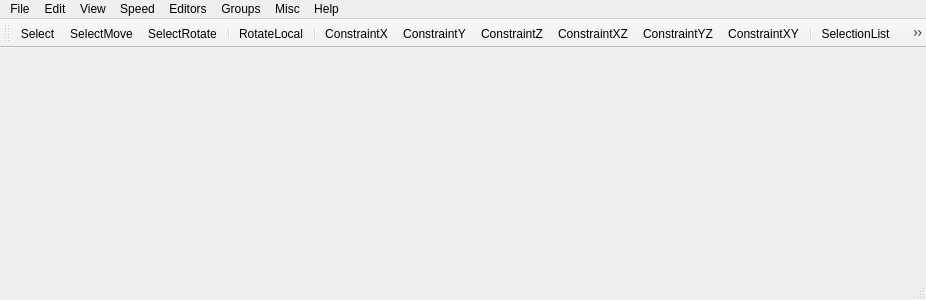
<?xml version="1.0" encoding="UTF-8"?>
<ui version="4.0">
 <class>frmFRED</class>
 <widget class="QMainWindow" name="frmFRED">
  <property name="geometry">
   <rect>
    <x>0</x>
    <y>0</y>
    <width>926</width>
    <height>300</height>
   </rect>
  </property>
  <property name="windowTitle">
   <string>qtFRED</string>
  </property>
  <widget class="QWidget" name="centralWidget"/>
  <widget class="QMenuBar" name="menuBar">
   <property name="geometry">
    <rect>
     <x>0</x>
     <y>0</y>
     <width>926</width>
     <height>21</height>
    </rect>
   </property>
   <widget class="QMenu" name="menuFile">
    <property name="title">
     <string>File</string>
    </property>
    <widget class="QMenu" name="menuSave_Format">
     <property name="title">
      <string>Save Format</string>
     </property>
     <addaction name="actionFS2_Open"/>
     <addaction name="actionFS2_Retail"/>
    </widget>
    <widget class="QMenu" name="menuImport">
     <property name="title">
      <string>Import</string>
     </property>
     <addaction name="actionFS1_Mission"/>
     <addaction name="actionFS1_Weapon_Loadouts"/>
    </widget>
    <addaction name="actionNew"/>
    <addaction name="actionOpen"/>
    <addaction name="actionSave"/>
    <addaction name="actionSave_As"/>
    <addaction name="actionRevert"/>
    <addaction name="separator"/>
    <addaction name="menuSave_Format"/>
    <addaction name="menuImport"/>
    <addaction name="separator"/>
    <addaction name="actionRun_FreeSpace_2_Open"/>
    <addaction name="separator"/>
    <addaction name="actionRecent_Files"/>
    <addaction name="separator"/>
    <addaction name="actionExit"/>
   </widget>
   <widget class="QMenu" name="menuEdit">
    <property name="title">
     <string>Edit</string>
    </property>
    <addaction name="actionUndo"/>
    <addaction name="actionDelete"/>
    <addaction name="actionDelete_Wing"/>
    <addaction name="separator"/>
    <addaction name="actionDisable_Undo"/>
   </widget>
   <widget class="QMenu" name="menuView">
    <property name="title">
     <string>View</string>
    </property>
    <widget class="QMenu" name="menuDisplay_Filter">
     <property name="title">
      <string>Display Filter</string>
     </property>
     <addaction name="actionShow_Ships"/>
     <addaction name="actionShow_Player_Starts"/>
     <addaction name="actionShow_Waypoints"/>
     <addaction name="separator"/>
     <addaction name="actionShow_Friendly"/>
     <addaction name="actionShow_Hostile"/>
    </widget>
    <widget class="QMenu" name="menuViewpoint">
     <property name="title">
      <string>Viewpoint</string>
     </property>
     <addaction name="actionCamera"/>
     <addaction name="actionCurrent_Ship"/>
    </widget>
    <addaction name="actionTool_Bar"/>
    <addaction name="actionStatus_Bar"/>
    <addaction name="separator"/>
    <addaction name="menuDisplay_Filter"/>
    <addaction name="separator"/>
    <addaction name="actionHide_Marked_Objects"/>
    <addaction name="actionShow_All_Hidden_Objects"/>
    <addaction name="separator"/>
    <addaction name="actionShow_Ship_Models"/>
    <addaction name="actionShow_Outlines"/>
    <addaction name="actionShow_Coordinates"/>
    <addaction name="actionShow_Grid_Positions"/>
    <addaction name="actionShow_Distances"/>
    <addaction name="actionShow_Model_Paths"/>
    <addaction name="actionShow_Model_Dock_Points"/>
    <addaction name="separator"/>
    <addaction name="actionShow_Grid"/>
    <addaction name="actionShow_Horizon"/>
    <addaction name="actionDouble_Fine_Gridlines"/>
    <addaction name="actionAnti_Aliased_Gridlines"/>
    <addaction name="actionShow_3D_Compass"/>
    <addaction name="actionShow_Background"/>
    <addaction name="separator"/>
    <addaction name="menuViewpoint"/>
    <addaction name="actionSave_Camera_Pos"/>
    <addaction name="actionRestore_Camera_Pos"/>
    <addaction name="separator"/>
    <addaction name="actionLighting_from_Suns"/>
   </widget>
   <widget class="QMenu" name="menuSpeed">
    <property name="title">
     <string>Speed</string>
    </property>
    <widget class="QMenu" name="menuMovement">
     <property name="title">
      <string>Movement</string>
     </property>
     <addaction name="actionx1"/>
     <addaction name="actionx2"/>
     <addaction name="actionx3"/>
     <addaction name="actionx5"/>
     <addaction name="actionx8"/>
     <addaction name="actionx10"/>
     <addaction name="actionx50"/>
     <addaction name="actionx100"/>
    </widget>
    <widget class="QMenu" name="menuRotation">
     <property name="title">
      <string>Rotation</string>
     </property>
     <addaction name="actionx1_2"/>
     <addaction name="actionx5_2"/>
     <addaction name="actionx12"/>
     <addaction name="actionx25"/>
     <addaction name="actionx50_2"/>
    </widget>
    <addaction name="menuMovement"/>
    <addaction name="menuRotation"/>
   </widget>
   <widget class="QMenu" name="menuEditors">
    <property name="title">
     <string>Editors</string>
    </property>
    <addaction name="actionShips"/>
    <addaction name="actionWings"/>
    <addaction name="actionObjects"/>
    <addaction name="actionWaypoint_Paths"/>
    <addaction name="actionEvents"/>
    <addaction name="actionTeam_Loadout"/>
    <addaction name="actionBackground"/>
    <addaction name="actionReinforcements"/>
    <addaction name="actionAsteroid_Field"/>
    <addaction name="actionMission_Specs"/>
    <addaction name="actionBriefing"/>
    <addaction name="actionDebriefing"/>
    <addaction name="actionCommand_Briefing"/>
    <addaction name="actionFiction_Viewer"/>
    <addaction name="actionShield_System"/>
    <addaction name="actionSet_Global_Ship_Flags"/>
    <addaction name="actionVoice_Manager"/>
    <addaction name="separator"/>
    <addaction name="actionCampaign"/>
   </widget>
   <widget class="QMenu" name="menuGroups">
    <property name="title">
     <string>Groups</string>
    </property>
    <widget class="QMenu" name="menuSet_Group">
     <property name="title">
      <string>Set Group</string>
     </property>
     <addaction name="actionGroup_10"/>
     <addaction name="actionGroup_11"/>
     <addaction name="actionGroup_12"/>
     <addaction name="actionGroup_13"/>
     <addaction name="actionGroup_14"/>
     <addaction name="actionGroup_15"/>
     <addaction name="actionGroup_16"/>
     <addaction name="actionGroup_17"/>
     <addaction name="actionGroup_18"/>
    </widget>
    <addaction name="actionGroup_1"/>
    <addaction name="actionGroup_2"/>
    <addaction name="actionGroup_3"/>
    <addaction name="actionGroup_4"/>
    <addaction name="actionGroup_5"/>
    <addaction name="actionGroup_6"/>
    <addaction name="actionGroup_7"/>
    <addaction name="actionGroup_8"/>
    <addaction name="actionGroup_9"/>
    <addaction name="separator"/>
    <addaction name="menuSet_Group"/>
   </widget>
   <widget class="QMenu" name="menuMisc">
    <property name="title">
     <string>Misc</string>
    </property>
    <addaction name="actionLevel_Object"/>
    <addaction name="actionAlign_Object"/>
    <addaction name="actionMark_Wing"/>
    <addaction name="actionControl_Object"/>
    <addaction name="actionNext_Object"/>
    <addaction name="actionPrev_Object"/>
    <addaction name="actionAdjust_Grid"/>
    <addaction name="actionNext_Subsystem"/>
    <addaction name="actionPrev_Subsystem"/>
    <addaction name="actionCancel_Subsystem"/>
    <addaction name="actionMission_Statistics"/>
    <addaction name="separator"/>
    <addaction name="actionError_Checker"/>
   </widget>
   <widget class="QMenu" name="menuHelp">
    <property name="title">
     <string>Help</string>
    </property>
    <addaction name="actionHelp_Topics"/>
    <addaction name="actionShow_SEXP_Help"/>
    <addaction name="separator"/>
    <addaction name="actionAbout_FRED2"/>
   </widget>
   <addaction name="menuFile"/>
   <addaction name="menuEdit"/>
   <addaction name="menuView"/>
   <addaction name="menuSpeed"/>
   <addaction name="menuEditors"/>
   <addaction name="menuGroups"/>
   <addaction name="menuMisc"/>
   <addaction name="menuHelp"/>
  </widget>
  <widget class="QStatusBar" name="statusBar"/>
  <widget class="QxToolBar" name="toolBar">
   <property name="windowTitle">
    <string>toolBar</string>
   </property>
   <attribute name="toolBarArea">
    <enum>TopToolBarArea</enum>
   </attribute>
   <attribute name="toolBarBreak">
    <bool>false</bool>
   </attribute>
   <addaction name="actionSelect"/>
   <addaction name="actionSelectMove"/>
   <addaction name="actionSelectRotate"/>
   <addaction name="separator"/>
   <addaction name="actionRotateLocal"/>
   <addaction name="separator"/>
   <addaction name="actionConstraintX"/>
   <addaction name="actionConstraintY"/>
   <addaction name="actionConstraintZ"/>
   <addaction name="actionConstraintXZ"/>
   <addaction name="actionConstraintYZ"/>
   <addaction name="actionConstraintXY"/>
   <addaction name="separator"/>
   <addaction name="actionSelectionList"/>
   <addaction name="actionSelectionLock"/>
   <addaction name="separator"/>
   <addaction name="actionWingForm"/>
   <addaction name="actionWingDisband"/>
   <addaction name="separator"/>
   <addaction name="actionZoomSelected"/>
   <addaction name="actionZoomExtents"/>
   <addaction name="separator"/>
   <addaction name="actionShowDistances"/>
   <addaction name="actionOrbitSelected"/>
   <addaction name="separator"/>
  </widget>
  <action name="actionSelect">
   <property name="icon">
    <iconset>
     <normaloff>../resources/select.png</normaloff>../resources/select.png</iconset>
   </property>
   <property name="text">
    <string>Select</string>
   </property>
   <property name="toolTip">
    <string>Select (S)</string>
   </property>
   <property name="shortcut">
    <string>S</string>
   </property>
  </action>
  <action name="actionSelectMove">
   <property name="icon">
    <iconset>
     <normaloff>../resources/selectmove.png</normaloff>../resources/selectmove.png</iconset>
   </property>
   <property name="text">
    <string>SelectMove</string>
   </property>
   <property name="toolTip">
    <string>Select and Move (M)</string>
   </property>
   <property name="shortcut">
    <string>M</string>
   </property>
  </action>
  <action name="actionSelectRotate">
   <property name="icon">
    <iconset>
     <normaloff>../resources/selectrot.png</normaloff>../resources/selectrot.png</iconset>
   </property>
   <property name="text">
    <string>SelectRotate</string>
   </property>
   <property name="toolTip">
    <string>Select and Rotate</string>
   </property>
   <property name="shortcut">
    <string>R</string>
   </property>
  </action>
  <action name="actionRotateLocal">
   <property name="checkable">
    <bool>true</bool>
   </property>
   <property name="icon">
    <iconset>
     <normaloff>../resources/rotlocal.png</normaloff>../resources/rotlocal.png</iconset>
   </property>
   <property name="text">
    <string>RotateLocal</string>
   </property>
   <property name="toolTip">
    <string>Rotate Locally (X)</string>
   </property>
   <property name="shortcut">
    <string>X</string>
   </property>
  </action>
  <action name="actionConstraintX">
   <property name="checkable">
    <bool>true</bool>
   </property>
   <property name="icon">
    <iconset>
     <normaloff>../resources/constx.png</normaloff>../resources/constx.png</iconset>
   </property>
   <property name="text">
    <string>ConstraintX</string>
   </property>
   <property name="toolTip">
    <string>X Constraint (`)</string>
   </property>
  </action>
  <action name="actionConstraintY">
   <property name="checkable">
    <bool>true</bool>
   </property>
   <property name="icon">
    <iconset>
     <normaloff>../resources/consty.png</normaloff>../resources/consty.png</iconset>
   </property>
   <property name="text">
    <string>ConstraintY</string>
   </property>
   <property name="toolTip">
    <string>Y Constraint (`)</string>
   </property>
  </action>
  <action name="actionConstraintZ">
   <property name="checkable">
    <bool>true</bool>
   </property>
   <property name="icon">
    <iconset>
     <normaloff>../resources/constz.png</normaloff>../resources/constz.png</iconset>
   </property>
   <property name="text">
    <string>ConstraintZ</string>
   </property>
   <property name="toolTip">
    <string>Z Constraint (`)</string>
   </property>
  </action>
  <action name="actionConstraintXZ">
   <property name="checkable">
    <bool>true</bool>
   </property>
   <property name="icon">
    <iconset>
     <normaloff>../resources/constxz.png</normaloff>../resources/constxz.png</iconset>
   </property>
   <property name="text">
    <string>ConstraintXZ</string>
   </property>
   <property name="toolTip">
    <string>XZ Constraint (`)</string>
   </property>
  </action>
  <action name="actionConstraintYZ">
   <property name="checkable">
    <bool>true</bool>
   </property>
   <property name="icon">
    <iconset>
     <normaloff>../resources/constyz.png</normaloff>../resources/constyz.png</iconset>
   </property>
   <property name="text">
    <string>ConstraintYZ</string>
   </property>
   <property name="toolTip">
    <string>YZ Constraint</string>
   </property>
  </action>
  <action name="actionConstraintXY">
   <property name="checkable">
    <bool>true</bool>
   </property>
   <property name="icon">
    <iconset>
     <normaloff>../resources/constxy.png</normaloff>../resources/constxy.png</iconset>
   </property>
   <property name="text">
    <string>ConstraintXY</string>
   </property>
   <property name="toolTip">
    <string>XY Constaint (`)</string>
   </property>
  </action>
  <action name="actionSelectionList">
   <property name="icon">
    <iconset>
     <normaloff>../resources/selectlist.png</normaloff>../resources/selectlist.png</iconset>
   </property>
   <property name="text">
    <string>SelectionList</string>
   </property>
   <property name="toolTip">
    <string>Selection List (H)</string>
   </property>
   <property name="shortcut">
    <string>H</string>
   </property>
  </action>
  <action name="actionSelectionLock">
   <property name="checkable">
    <bool>true</bool>
   </property>
   <property name="icon">
    <iconset>
     <normaloff>../resources/selectlock.png</normaloff>../resources/selectlock.png</iconset>
   </property>
   <property name="text">
    <string>SelectionLock</string>
   </property>
   <property name="toolTip">
    <string>Selection Lock (L)</string>
   </property>
   <property name="shortcut">
    <string>L</string>
   </property>
  </action>
  <action name="actionWingForm">
   <property name="icon">
    <iconset>
     <normaloff>../resources/wingform.png</normaloff>../resources/wingform.png</iconset>
   </property>
   <property name="text">
    <string>WingForm</string>
   </property>
   <property name="toolTip">
    <string>Form Wing (Ctrl + W)</string>
   </property>
   <property name="shortcut">
    <string>Ctrl+W</string>
   </property>
  </action>
  <action name="actionWingDisband">
   <property name="icon">
    <iconset>
     <normaloff>../resources/wingdisband.png</normaloff>../resources/wingdisband.png</iconset>
   </property>
   <property name="text">
    <string>WingDisband</string>
   </property>
   <property name="toolTip">
    <string>Disband Wing (Ctrl + D)</string>
   </property>
   <property name="shortcut">
    <string>Ctrl+D</string>
   </property>
  </action>
  <action name="actionZoomSelected">
   <property name="icon">
    <iconset>
     <normaloff>../resources/zoomsel.png</normaloff>../resources/zoomsel.png</iconset>
   </property>
   <property name="text">
    <string>ZoomSelected</string>
   </property>
   <property name="toolTip">
    <string>Zoom on Selected (Alt + Z)</string>
   </property>
  </action>
  <action name="actionZoomExtents">
   <property name="icon">
    <iconset>
     <normaloff>../resources/zoomext.png</normaloff>../resources/zoomext.png</iconset>
   </property>
   <property name="text">
    <string>ZoomExtents</string>
   </property>
   <property name="toolTip">
    <string>Zoom Extents (Shift + Z)</string>
   </property>
   <property name="shortcut">
    <string>Shift+Z</string>
   </property>
  </action>
  <action name="actionShowDistances">
   <property name="icon">
    <iconset>
     <normaloff>../resources/showdist.png</normaloff>../resources/showdist.png</iconset>
   </property>
   <property name="text">
    <string>ShowDistances</string>
   </property>
   <property name="toolTip">
    <string>Show Distances (D)</string>
   </property>
   <property name="shortcut">
    <string>D</string>
   </property>
  </action>
  <action name="actionOrbitSelected">
   <property name="icon">
    <iconset>
     <normaloff>../resources/orbitsel.png</normaloff>../resources/orbitsel.png</iconset>
   </property>
   <property name="text">
    <string>OrbitSelected</string>
   </property>
   <property name="toolTip">
    <string>Rotate about Selected (Ctrl + V)</string>
   </property>
   <property name="shortcut">
    <string>Ctrl+V</string>
   </property>
  </action>
  <action name="actionNew">
   <property name="text">
    <string>New</string>
   </property>
  </action>
  <action name="actionOpen">
   <property name="text">
    <string>Open...</string>
   </property>
  </action>
  <action name="actionSave">
   <property name="text">
    <string>Save</string>
   </property>
  </action>
  <action name="actionSave_As">
   <property name="text">
    <string>Save As...</string>
   </property>
  </action>
  <action name="actionRevert">
   <property name="text">
    <string>Revert</string>
   </property>
  </action>
  <action name="actionFS2_Open">
   <property name="text">
    <string>FS2 Open</string>
   </property>
  </action>
  <action name="actionFS2_Retail">
   <property name="text">
    <string>FS2 Retail</string>
   </property>
  </action>
  <action name="actionFS1_Mission">
   <property name="text">
    <string>FS1 Mission</string>
   </property>
  </action>
  <action name="actionFS1_Weapon_Loadouts">
   <property name="text">
    <string>FS1 Weapon Loadouts</string>
   </property>
  </action>
  <action name="actionRun_FreeSpace_2_Open">
   <property name="text">
    <string>Run FreeSpace</string>
   </property>
  </action>
  <action name="actionRecent_Files">
   <property name="text">
    <string>Recent Files</string>
   </property>
  </action>
  <action name="actionExit">
   <property name="text">
    <string>Exit</string>
   </property>
  </action>
  <action name="actionUndo">
   <property name="text">
    <string>Undo</string>
   </property>
  </action>
  <action name="actionDelete">
   <property name="text">
    <string>Delete</string>
   </property>
  </action>
  <action name="actionDelete_Wing">
   <property name="text">
    <string>Delete Wing</string>
   </property>
  </action>
  <action name="actionDisable_Undo">
   <property name="text">
    <string>Disable Undo</string>
   </property>
  </action>
  <action name="actionTool_Bar">
   <property name="text">
    <string>Tool Bar</string>
   </property>
  </action>
  <action name="actionStatus_Bar">
   <property name="text">
    <string>Status Bar</string>
   </property>
  </action>
  <action name="actionShow_Ships">
   <property name="text">
    <string>Show Ships</string>
   </property>
  </action>
  <action name="actionShow_Player_Starts">
   <property name="text">
    <string>Show Player Starts</string>
   </property>
  </action>
  <action name="actionShow_Waypoints">
   <property name="text">
    <string>Show Waypoints</string>
   </property>
  </action>
  <action name="actionShow_Friendly">
   <property name="text">
    <string>Show Friendly</string>
   </property>
  </action>
  <action name="actionShow_Hostile">
   <property name="text">
    <string>Show Hostile</string>
   </property>
  </action>
  <action name="actionHide_Marked_Objects">
   <property name="text">
    <string>Hide Marked Objects</string>
   </property>
  </action>
  <action name="actionShow_All_Hidden_Objects">
   <property name="text">
    <string>Show Hidden Objects</string>
   </property>
  </action>
  <action name="actionShow_Ship_Models">
   <property name="text">
    <string>Show Ship Models</string>
   </property>
  </action>
  <action name="actionShow_Outlines">
   <property name="text">
    <string>Show Outlines</string>
   </property>
  </action>
  <action name="actionShow_Coordinates">
   <property name="text">
    <string>Show Coordinates</string>
   </property>
  </action>
  <action name="actionShow_Grid_Positions">
   <property name="text">
    <string>Show Grid Positions</string>
   </property>
  </action>
  <action name="actionShow_Distances">
   <property name="text">
    <string>Show Distances</string>
   </property>
  </action>
  <action name="actionShow_Model_Paths">
   <property name="text">
    <string>Show Model Paths</string>
   </property>
  </action>
  <action name="actionShow_Model_Dock_Points">
   <property name="text">
    <string>Show Model Dock Points</string>
   </property>
  </action>
  <action name="actionShow_Grid">
   <property name="text">
    <string>Show Grid</string>
   </property>
  </action>
  <action name="actionShow_Horizon">
   <property name="text">
    <string>Show Horizon</string>
   </property>
  </action>
  <action name="actionDouble_Fine_Gridlines">
   <property name="text">
    <string>Double Fine Gridlines</string>
   </property>
  </action>
  <action name="actionAnti_Aliased_Gridlines">
   <property name="text">
    <string>Anti-Aliased Gridlines</string>
   </property>
  </action>
  <action name="actionShow_3D_Compass">
   <property name="text">
    <string>Show 3D Compass</string>
   </property>
  </action>
  <action name="actionShow_Background">
   <property name="text">
    <string>Show Background</string>
   </property>
  </action>
  <action name="actionSave_Camera_Pos">
   <property name="text">
    <string>Save Camera Pos</string>
   </property>
  </action>
  <action name="actionRestore_Camera_Pos">
   <property name="text">
    <string>Restore Camera Pos</string>
   </property>
  </action>
  <action name="actionLighting_from_Suns">
   <property name="text">
    <string>Lighting from Suns...</string>
   </property>
  </action>
  <action name="actionCamera">
   <property name="text">
    <string>Camera</string>
   </property>
  </action>
  <action name="actionCurrent_Ship">
   <property name="text">
    <string>Current Ship</string>
   </property>
  </action>
  <action name="actionx1">
   <property name="text">
    <string>x1</string>
   </property>
  </action>
  <action name="actionx2">
   <property name="text">
    <string>x2</string>
   </property>
  </action>
  <action name="actionx3">
   <property name="text">
    <string>x3</string>
   </property>
  </action>
  <action name="actionx5">
   <property name="text">
    <string>x5</string>
   </property>
  </action>
  <action name="actionx8">
   <property name="text">
    <string>x8</string>
   </property>
  </action>
  <action name="actionx10">
   <property name="text">
    <string>x10</string>
   </property>
  </action>
  <action name="actionx50">
   <property name="text">
    <string>x50</string>
   </property>
  </action>
  <action name="actionx100">
   <property name="text">
    <string>x100</string>
   </property>
  </action>
  <action name="actionx1_2">
   <property name="text">
    <string>x1</string>
   </property>
  </action>
  <action name="actionx5_2">
   <property name="text">
    <string>x5</string>
   </property>
  </action>
  <action name="actionx12">
   <property name="text">
    <string>x12</string>
   </property>
  </action>
  <action name="actionx25">
   <property name="text">
    <string>x25</string>
   </property>
  </action>
  <action name="actionx50_2">
   <property name="text">
    <string>x50</string>
   </property>
  </action>
  <action name="actionShips">
   <property name="text">
    <string>Ships</string>
   </property>
  </action>
  <action name="actionWings">
   <property name="text">
    <string>Wings</string>
   </property>
  </action>
  <action name="actionObjects">
   <property name="text">
    <string>Objects</string>
   </property>
  </action>
  <action name="actionWaypoint_Paths">
   <property name="text">
    <string>Waypoint Paths</string>
   </property>
  </action>
  <action name="actionEvents">
   <property name="text">
    <string>Events</string>
   </property>
  </action>
  <action name="actionTeam_Loadout">
   <property name="text">
    <string>Team Loadout</string>
   </property>
  </action>
  <action name="actionBackground">
   <property name="text">
    <string>Background</string>
   </property>
  </action>
  <action name="actionReinforcements">
   <property name="text">
    <string>Reinforcements</string>
   </property>
  </action>
  <action name="actionAsteroid_Field">
   <property name="text">
    <string>Asteroid Field</string>
   </property>
  </action>
  <action name="actionMission_Specs">
   <property name="text">
    <string>Mission Specs</string>
   </property>
  </action>
  <action name="actionBriefing">
   <property name="text">
    <string>Briefing</string>
   </property>
  </action>
  <action name="actionDebriefing">
   <property name="text">
    <string>Debriefing</string>
   </property>
  </action>
  <action name="actionCommand_Briefing">
   <property name="text">
    <string>Command Briefing</string>
   </property>
  </action>
  <action name="actionFiction_Viewer">
   <property name="text">
    <string>Fiction Viewer</string>
   </property>
  </action>
  <action name="actionShield_System">
   <property name="text">
    <string>Shield System</string>
   </property>
  </action>
  <action name="actionSet_Global_Ship_Flags">
   <property name="text">
    <string>Set Global Ship Flags</string>
   </property>
  </action>
  <action name="actionVoice_Manager">
   <property name="text">
    <string>Voice Manager</string>
   </property>
  </action>
  <action name="actionCampaign">
   <property name="text">
    <string>Campaign</string>
   </property>
  </action>
  <action name="actionGroup_1">
   <property name="text">
    <string>Group 1</string>
   </property>
  </action>
  <action name="actionGroup_2">
   <property name="text">
    <string>Group 2</string>
   </property>
  </action>
  <action name="actionGroup_3">
   <property name="text">
    <string>Group 3</string>
   </property>
  </action>
  <action name="actionGroup_4">
   <property name="text">
    <string>Group 4</string>
   </property>
  </action>
  <action name="actionGroup_5">
   <property name="text">
    <string>Group 5</string>
   </property>
  </action>
  <action name="actionGroup_6">
   <property name="text">
    <string>Group 6</string>
   </property>
  </action>
  <action name="actionGroup_7">
   <property name="text">
    <string>Group 7</string>
   </property>
  </action>
  <action name="actionGroup_8">
   <property name="text">
    <string>Group 8</string>
   </property>
  </action>
  <action name="actionGroup_9">
   <property name="text">
    <string>Group 9</string>
   </property>
  </action>
  <action name="actionSet_Group">
   <property name="text">
    <string>Set Group</string>
   </property>
  </action>
  <action name="actionGroup_10">
   <property name="text">
    <string>Group 1</string>
   </property>
  </action>
  <action name="actionGroup_11">
   <property name="text">
    <string>Group 2</string>
   </property>
  </action>
  <action name="actionGroup_12">
   <property name="text">
    <string>Group 3</string>
   </property>
  </action>
  <action name="actionGroup_13">
   <property name="text">
    <string>Group 4</string>
   </property>
  </action>
  <action name="actionGroup_14">
   <property name="text">
    <string>Group 5</string>
   </property>
  </action>
  <action name="actionGroup_15">
   <property name="text">
    <string>Group 6</string>
   </property>
  </action>
  <action name="actionGroup_16">
   <property name="text">
    <string>Group 7</string>
   </property>
  </action>
  <action name="actionGroup_17">
   <property name="text">
    <string>Group 8</string>
   </property>
  </action>
  <action name="actionGroup_18">
   <property name="text">
    <string>Group 9</string>
   </property>
  </action>
  <action name="actionLevel_Object">
   <property name="text">
    <string>Level Object</string>
   </property>
  </action>
  <action name="actionAlign_Object">
   <property name="text">
    <string>Align Object</string>
   </property>
  </action>
  <action name="actionMark_Wing">
   <property name="text">
    <string>Mark Wing</string>
   </property>
  </action>
  <action name="actionControl_Object">
   <property name="text">
    <string>Control Object</string>
   </property>
  </action>
  <action name="actionNext_Object">
   <property name="text">
    <string>Next Object</string>
   </property>
  </action>
  <action name="actionPrev_Object">
   <property name="text">
    <string>Prev Object</string>
   </property>
  </action>
  <action name="actionAdjust_Grid">
   <property name="text">
    <string>Adjust Grid</string>
   </property>
  </action>
  <action name="actionNext_Subsystem">
   <property name="text">
    <string>Next Subsystem</string>
   </property>
  </action>
  <action name="actionPrev_Subsystem">
   <property name="text">
    <string>Prev Subsystem</string>
   </property>
  </action>
  <action name="actionCancel_Subsystem">
   <property name="text">
    <string>Cancel Subsystem</string>
   </property>
  </action>
  <action name="actionMission_Statistics">
   <property name="text">
    <string>Mission Statistics</string>
   </property>
  </action>
  <action name="actionError_Checker">
   <property name="text">
    <string>Error Checker</string>
   </property>
  </action>
  <action name="actionHelp_Topics">
   <property name="text">
    <string>Help Topics</string>
   </property>
  </action>
  <action name="actionShow_SEXP_Help">
   <property name="text">
    <string>Show SEXP Help</string>
   </property>
  </action>
  <action name="actionAbout_FRED2">
   <property name="text">
    <string>About qtFRED...</string>
   </property>
  </action>
 </widget>
 <layoutdefault spacing="6" margin="11"/>
 <customwidgets>
  <customwidget>
   <class>QxToolBar</class>
   <extends>QToolBar</extends>
   <header location="global">qxtoolbar.h</header>
  </customwidget>
 </customwidgets>
 <resources/>
 <connections/>
</ui>
